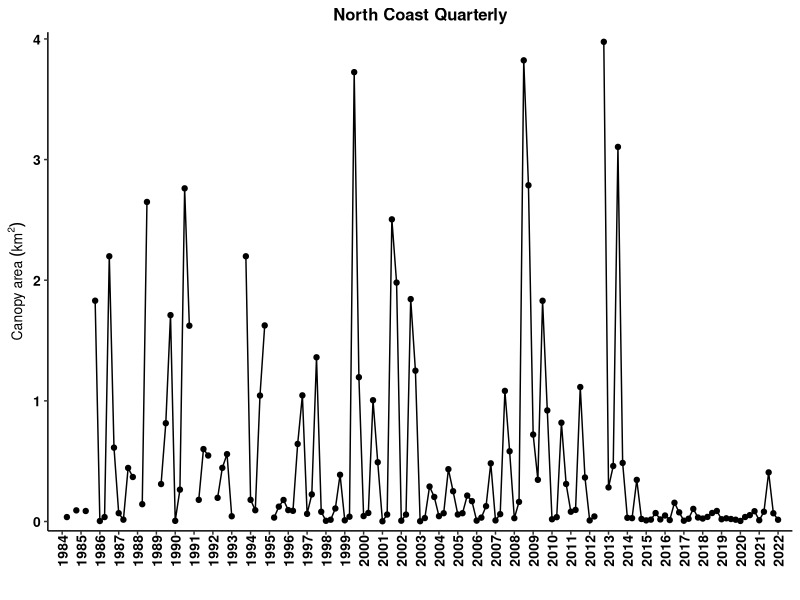
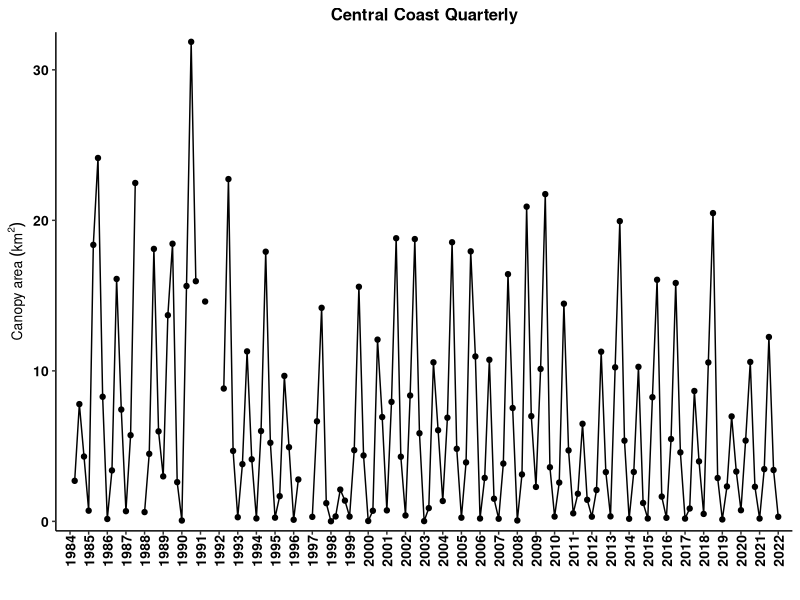
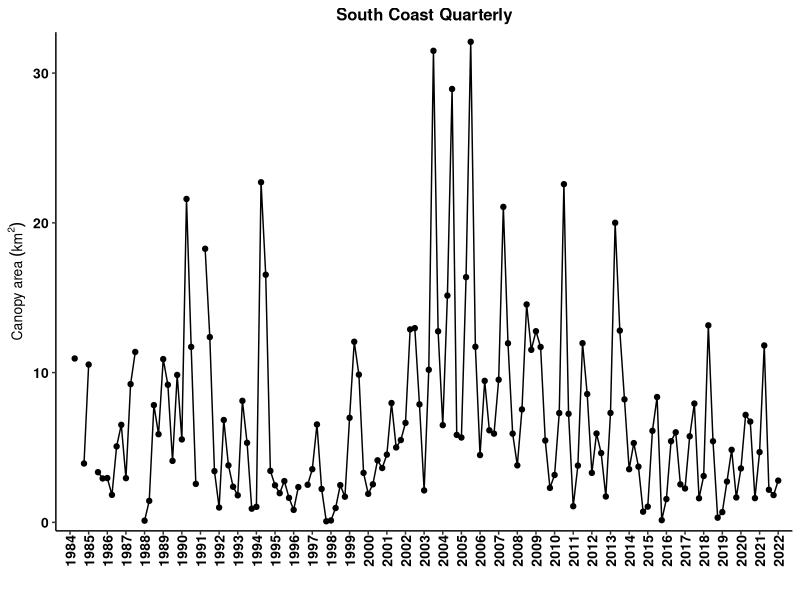
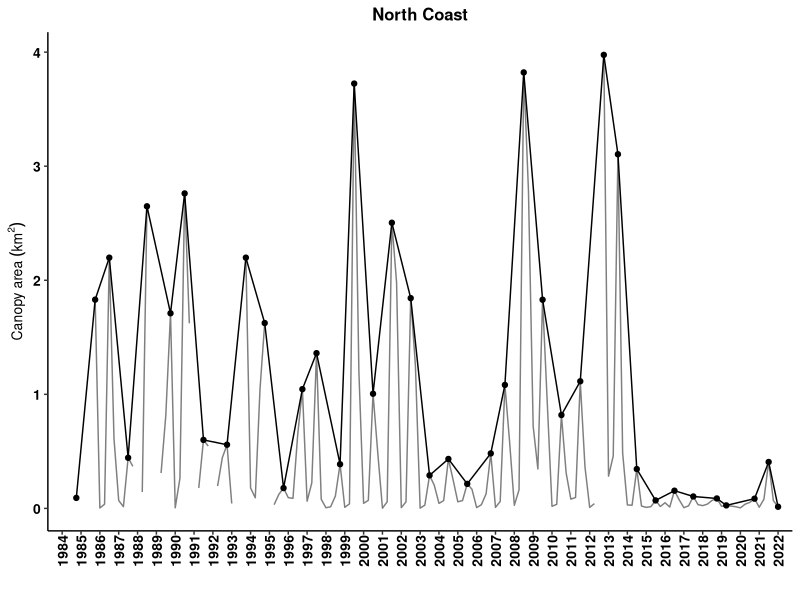
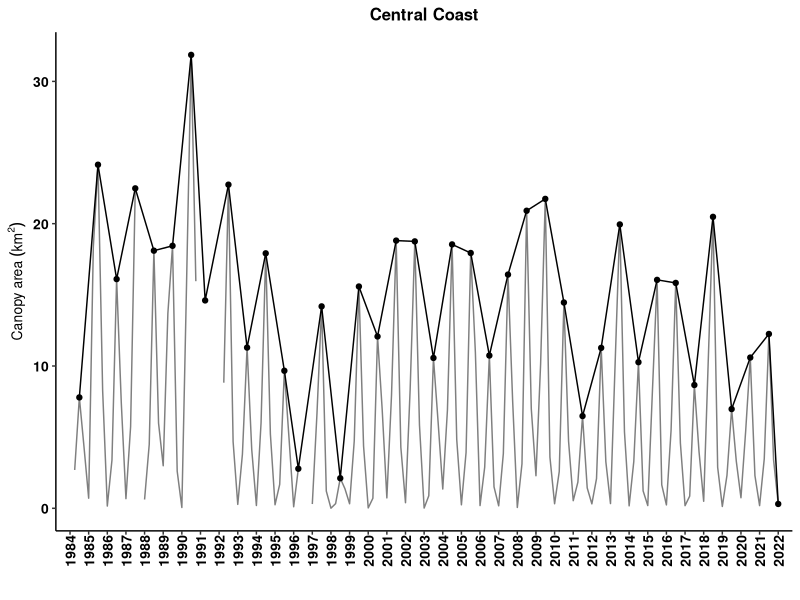
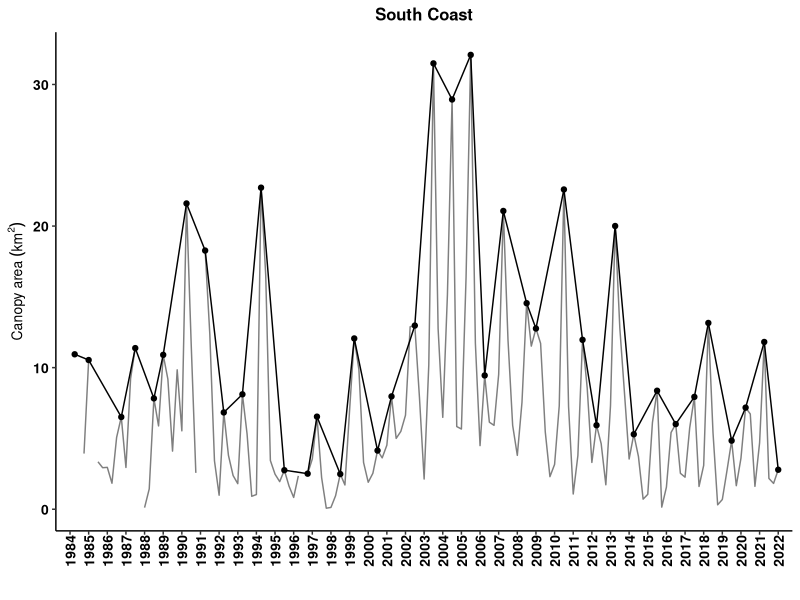

These charts were generated, in order, by the following R code:
## ---- chunk 1
knitr::opts_chunk$set(echo = FALSE, warning = FALSE, message = FALSE)
options(knitr.table.format = "latex")
# to create a PDF output, change "output:html_document" to "output: pdf_document" in the header above.
# note about fig_crop:FALSE. This makes the PDF output look nicer by putting spaces btwn the figures instead of smashing them as close together as possible. It doesn't do anything to the HTML output as far as I can tell.
# how to assign username: git config --global user.name "gcontolini"
# how to add, commit, and add message in terminal: git commit -am "commit message"
# how to write commit message in terminal: write message then press esc and :wq to save and exit

#### Load libraries ####
library(ggplot2) # plotting
library(ggpubr) # arranging plots
library(scales) # let's you put commas in the axis labels for thousands
library(dplyr) # data manipulations
library(tidyr) # data cleaning
library(readr) # better data reading
library(ncdf4)
library(sf) # special features. probably mapping. 
library(sp) # spatial data
library(lubridate) # manipulating dates easily
library(knitr) # to knit the Rmd file
library(kableExtra) # pretty tables
library(bookdown) # pretty table additions

#### ggplot theme ####
my.theme = theme( 
   panel.background = element_blank(), 
   panel.grid.minor.x = element_blank(),
   panel.grid.major.x = element_blank(),
   panel.grid = element_blank(),
   axis.text  = element_text(size=10, face='bold', color='black'), #makes axis labels bigger
   axis.title = element_text(size=10, face="bold"), #makes axis title bigger and bold
   #axis.title.y = element_text(margin=margin(0,10,0,5)), #pushes the y axis title away from the y axis labels
   strip.background = element_blank(),
   #legend.title = element_blank(),
   #legend.text = element_text(size=8),
   legend.background = element_blank(), 
   legend.key = element_blank(), #makes the legend background behind the symbols go away.
   #axis.ticks.x = element_blank()
   axis.line = element_line(color = 'black'), 
   panel.border = element_blank(), # this removes the box around the plot   
   plot.title = element_text(size=12 ,face='bold', hjust = 0.5), # hjust 0.5 makes title centered
   axis.text.x = element_text(size = 10, angle = 90, vjust = 0.5, margin = margin(0,0,5,0)) # rotates x axis labels 90 degrees counter-clockwise, pushes bars onto x axis
)

#### Import data ####
# info on the data: https://sbclter.msi.ucsb.edu/data/catalog/package/?package=knb-lter-sbc.74

# Instructions from Dr. Tom Bell:
# “The output files show the Admin Bed # in the first column and the rest of the columns are quarters from 1984 - 2020. Area is in m2 and biomass is in fresh kg. Missing values (due to lack of imagery or clouds are labelled as -999).”

# Edible seaweed data from CDFW
# edible = read.csv('EdibleSeaweedHarvest_rfm_1-28-21.csv') # edible seaweed harvest. This one has months. That is important.
# kelp = read.csv('KelpHarvest_vers2_rfm_1-28-21.csv') # kelp harvest
## ---- chunk 2
# ## THIS HAS ALL BEEN COMMENTED BECAUSE IT IS JUST THE WORK THAT LED TO THE CSVS I'M USING FOR THE FIGS

# #Regional Kelp Biomass and Area Dynamics
# #Tom Bell
# #March 1, 2021
# # **Please let me know if you need help with any step!**
# 
# #Install Packages **(Only the first time you ever run this script)**
# #The first time you ever run this script, please install these packages by removing the '#' in front of each line (lines 8 - 10)
# # install.packages('ncdf4')
# # install.packages('sf')
# # install.packages('sp')
# 
# #Load Required Packages
# #You need to load these packages each time you restart an R session and run this script
# library(ncdf4)
# library(sf)
# library(sp)
# 
# #Set Work Directory
# #This is a folder on your computer where all input files and outputs files will be placed
# # **Please update this path to the working directory on your computer**
# # **Note that on a Windows machine the forward slashes "/" have to be changed to back slashes "\"
# setwd('/Users/gcontolini/OneDrive - California Department of Fish and Wildlife/Kelp Team/ESR Materials/Figures and data/total abundance')
# 
# #Load Admin Bed Shapefile
# #Place the lat/lon version of the Admin Bed shapefile in your working directory
# regions <- st_read('regional.shp')
# 
# #Open Kelp NetCDF File
# #Place the NetCDF file in your working directory
# #The file can be found here: https://sbclter.msi.ucsb.edu/data/catalog/package/?package=knb-lter-sbc.74
# # nc_data <- nc_open('kelpCanopyFromLandsat_2020_v2.nc') # old data
# nc_data <- nc_open('LandsatKelpBiomass_2022_Q1_withmetadata.nc')
# 
# #Load necessary variables from NetCDF File
# lon <- ncvar_get(nc_data, 'longitude')
# lat <- ncvar_get(nc_data, 'latitude')
# years <- ncvar_get(nc_data, 'year')
# quarters <- ncvar_get(nc_data, 'quarter')
# biomass <- ncvar_get(nc_data, 'biomass')
# area <- ncvar_get(nc_data, 'area')
# 
# #Make Coordinate Dataframe
# coords <- data.frame(lon,lat)
# 
# #Create output matrices
# LN = dim(quarters)
# output_biomass <- matrix(ncol=LN, nrow=3)
# output_area <- matrix(ncol=LN, nrow=3)
# 
# for(i in 1:3){
#   
#   #Pull shapefile coordinates from each admin bed
#   #bed_coords <- as.data.frame(regions[i,]$geometry[[1]][[1]][[1]])
#   bed_coords <- as.data.frame(regions[i,]$geometry[[1]][[1]])
#   
#   #Find the kelp coordinates that exist inside each admin bed polygon
#   kelp_poly <- point.in.polygon(lon, lat, bed_coords$V1, bed_coords$V2, mode.checked=FALSE)
#   TF <- which(kelp_poly %in% 1)
#   
#   #Extract biomass and area data for each polygon
#   bio_bed <- biomass[TF,] 
#   area_bed <- area[TF,] 
#   
#   #Sum biomass and area
#   bio_bed_sum <- colSums(bio_bed, na.rm = TRUE, dims = 1)
#   area_bed_sum <- colSums(area_bed, na.rm = TRUE, dims = 1)
#   
#   #Remove Columns w/ >25% No Data (Clouds)
#   #Find all NA values (missing data) in the kelp dataset
#   bio_bed_NA = is.na(bio_bed)
#   area_bed_NA = is.na(area_bed)
#   
#   #Find number of kelp pixels in the polygon
#   L = dim(bio_bed)
#   
#   #Calculate the percent of NAs for each season
#   bio_bed_NA_percent <- colSums(bio_bed_NA, na.rm = TRUE)/L[1]
#   area_bed_NA_percent <- colSums(area_bed_NA, na.rm = TRUE)/L[1]
#   
#   #Find seasons with greater than 20% missing data
#   NA_GT <- which(bio_bed_NA_percent > 0.25)
#   NA_GTA <- which(area_bed_NA_percent > 0.25)
#   
#   #Set seasons with greater than 20% missing data to -999
#   bio_bed_sum[NA_GT] = -999
#   area_bed_sum[NA_GTA] = -999
#   
#   #Add summed kelp canopy data to matrix
#   output_biomass[i,] <- bio_bed_sum
#   output_area[i,] <- area_bed_sum
#   
# }
# 
# #Transpose Quarter and Year data
# quarterst <- t(quarters)
# yearst <- t(years)
# 
# #Add Quarter and Year data to output matrices
# output2_biomass <- rbind(quarterst, output_biomass)
# output3_biomass <- rbind(yearst, output2_biomass)
# output2_area <- rbind(quarterst, output_area)
# output3_area <- rbind(yearst, output2_area)
# 
# #Add region to output matrices
# region <- c('North','Central','South')
# regionNA <- c(rep(NA,2),region)
# output4_biomass <- cbind(regionNA, output3_biomass)
# output4_area <- cbind(regionNA, output3_area)
# 
# #Write CSV of kelp biomass time series for each region
# write.csv(output4_biomass, 'kelp_biomass_regional_output_2May2022.csv', row.names = FALSE)
# write.csv(output4_area, 'kelp_area_regional_output_2May2022.csv', row.names = FALSE)


output4_area <- read.csv('kelp_area_regional_output_2May2022.csv')

# I believe we only got countywide data directly from T Bell.
## ---- chunk 3
canopy_area <- output4_area %>%
   as.data.frame()

# I want to plot area vs. year.quarter. This means year.quarter needs to be in a column. Currently all cols are separate. This is called wide format. I want tall format.

# create column names
names(canopy_area) <- paste(canopy_area[1,], canopy_area[2,], sep='.') # paste years with quarters to make each col have a unique name.

# rename the ID col for counties
names(canopy_area)[1] <- "region"

# remove first 2 rows since they are not canopy data, just IDs--year and quarter
canopy_area <- canopy_area[-c(1:2),] 

# convert to tall format
canopy_area_tall <- canopy_area %>% 
   pivot_longer(-'region', names_to = 'year.qtr', values_to = 'm2')

# separate year and quarter into two cols
canopy_area_tall <- canopy_area_tall %>%
   separate(col = year.qtr, sep = "[.]", into = c("year","qtr")) # omg. you have to hard bracket the period for some reason. wtf does [^[:alnum:]]+ mean and why aren't brackets used in the example?????? :((

# make number cols numeric
canopy_area_tall$year <- as.numeric(canopy_area_tall$year)
canopy_area_tall$qtr <- as.numeric(canopy_area_tall$qtr)
canopy_area_tall$m2 <- as.numeric(canopy_area_tall$m2)

# make quarters actual quarter decimals for plotting
qtrs <- seq(0,0.75,0.25)
for(i in 1:4) {
   canopy_area_tall$qtr[which(canopy_area_tall$qtr == i)] <- qtrs[i]
}

# add year and quarter to get a continuous time column. Note that the tibble hides the decimals place for no apparent reason but the sum is correct.
canopy_area_tall$year.qtr <- canopy_area_tall$year + canopy_area_tall$qtr

# Change negative area to NA
canopy_area_tall$m2[which(canopy_area_tall$m2 < 0)] = NA

# Convert m2 to km2
canopy_area_tall$km2 = canopy_area_tall$m2 / 1e6
## ---- chunk 4

# All quarters
expand.a.little = 0.02

## North Coast
ggplot(canopy_area_tall[which(canopy_area_tall$region == 'North'),], aes(x = year.qtr, y = km2)) +
   geom_point() +
   geom_line() +
   scale_x_continuous(breaks = 1984:2022, expand = c(expand.a.little,0)) +
   scale_y_continuous(expand = c(expand.a.little, 0)) +
   labs(x = '',  y =  bquote('Canopy area'~(km^2))) +
   ggtitle('North Coast Quarterly') +
   my.theme

## Central Coast
ggplot(canopy_area_tall[which(canopy_area_tall$region == 'Central'),], aes(x = year.qtr, y = km2)) +
   geom_point() +
   geom_line() +
   scale_x_continuous(breaks = 1984:2022, expand = c(expand.a.little,0)) +
   scale_y_continuous(expand = c(expand.a.little, 0)) +
   labs(x = '',  y =  bquote('Canopy area'~(km^2))) +
   ggtitle('Central Coast Quarterly') +
   my.theme

## South Coast including Channel Islands
ggplot(canopy_area_tall[which(canopy_area_tall$region == 'South'),], aes(x = year.qtr, y = km2)) +
   geom_point() +
   geom_line() +
   scale_x_continuous(breaks = 1984:2022, expand = c(expand.a.little,0)) +
   scale_y_continuous(expand = c(expand.a.little, 0)) +
   labs(x = '',  y =  bquote('Canopy area'~(km^2))) +
   ggtitle('South Coast Quarterly') +
   my.theme
## ---- chunk 5
# create dataframe with only annual max canopy area values
canopy_area_tall_max <- canopy_area_tall %>% 
  dplyr::group_by(region, year) %>%
  dplyr::summarise(max.annual = max(km2, na.rm = T)) # but need to keep the quarter col. oh I can probably just merge.
canopy_area_joined <- left_join(canopy_area_tall, canopy_area_tall_max) # but just want the row with the maximum
canopy_area_joined <- canopy_area_joined[which(canopy_area_joined$km2 == canopy_area_joined$max.annual),]

# North Coast
ggplot(canopy_area_tall[which(canopy_area_tall$region == 'North'),], aes(x = year.qtr, y = km2)) +
  geom_line(color = 'grey50') +
  geom_point(data = canopy_area_joined[which(canopy_area_joined$region == 'North'),], aes(x = year.qtr, y = max.annual)) +
  geom_line(data = canopy_area_joined[which(canopy_area_joined$region == 'North'),], aes(x = year.qtr, y = max.annual)) +
  scale_x_continuous(breaks = 1984:2022, expand = c(expand.a.little,0)) +
  labs(x = '',  y =  bquote('Canopy area'~(km^2))) +
  ggtitle('North Coast') +
  my.theme

# Central Coast
ggplot(canopy_area_tall[which(canopy_area_tall$region == 'Central'),], aes(x = year.qtr, y = km2)) +
  geom_line(color = 'grey50') +
  geom_point(data = canopy_area_joined[which(canopy_area_joined$region == 'Central'),], aes(x = year.qtr, y = max.annual)) +
  geom_line(data = canopy_area_joined[which(canopy_area_joined$region == 'Central'),], aes(x = year.qtr, y = max.annual)) +
  scale_x_continuous(breaks = 1984:2022, expand = c(expand.a.little,0)) +
  labs(x = '',  y =  bquote('Canopy area'~(km^2))) +
  ggtitle('Central Coast') +
  my.theme

# South Coast
ggplot(canopy_area_tall[which(canopy_area_tall$region == 'South'),], aes(x = year.qtr, y = km2)) +
  geom_line(color = 'grey50') +
  geom_point(data = canopy_area_joined[which(canopy_area_joined$region == 'South'),], aes(x = year.qtr, y = max.annual)) +
  geom_line(data = canopy_area_joined[which(canopy_area_joined$region == 'South'),], aes(x = year.qtr, y = max.annual)) +
  scale_x_continuous(breaks = 1984:2022, expand = c(expand.a.little,0)) +
  labs(x = '',  y =  bquote('Canopy area'~(km^2))) +
  ggtitle('South Coast') +
  my.theme

## ---- chunk 6
qtr_max_region <- canopy_area_tall %>%
  group_by(region, year) %>%        # group by region and year
  slice(which.max(km2)) %>%      # find the maximum km2 value
  subset(select = -year.qtr) %>% # remove year.qtr col
  transmute(quarter = qtr*4+1)   # change quarters from decimals to 1,2,3,4

# Count how many quarters are the max per year per region
n_max_qtrs_region <- qtr_max_region %>%
  group_by(region, quarter) %>%
  summarise(number = length(quarter), .groups = 'drop') %>%
  complete(region, quarter, fill = list(number = 0)) # sets missing quarters to number = 0

kable(n_max_qtrs_region
      , digits = 2
      , booktabs = TRUE
      , row.names = FALSE
      , align = 'c'
      , linesep = ''
      , caption = 'Number of quarters with maximum annual canopy area'
) %>%
  kable_styling(latex_options = 'hold_position') # otherwise the table moves in the pdf
